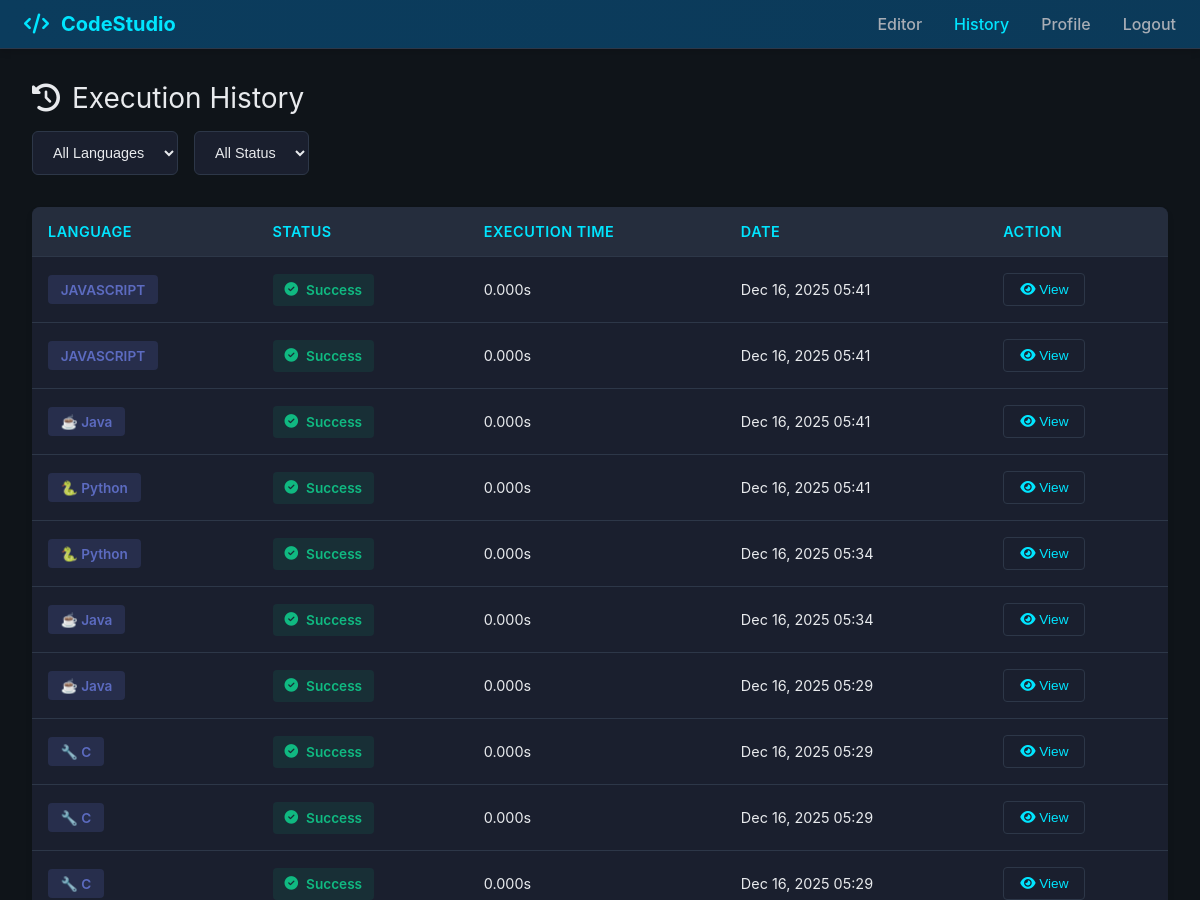
The app's page /editor/history/ (signed in, upper part), older data.
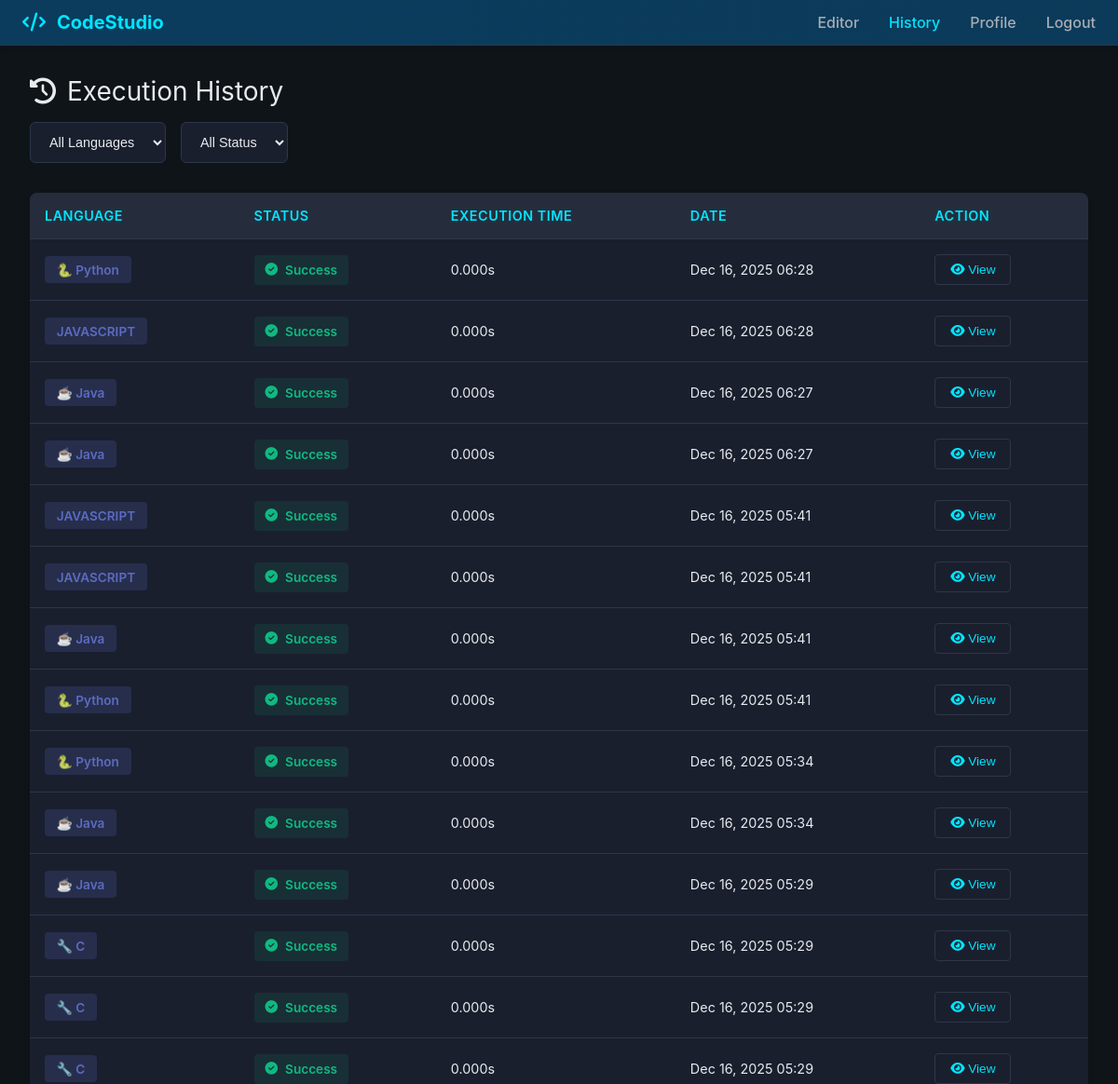
The same page, newer data.
### editor/models.py (models this page shows, shortened)
class ExecutionHistory(models.Model):
    STATUS_CHOICES = [
        ('success', 'Success'),
        ('error', 'Error'),
        ('timeout', 'Timeout'),
        ('memory_exceeded', 'Memory Exceeded'),
    ]
    user = models.ForeignKey(User, on_delete=models.CASCADE, related_name='executions')
    snippet = models.ForeignKey(CodeSnippet, on_delete=models.SET_NULL, null=True, blank=True)
    code = models.TextField()
    language = models.CharField(max_length=20)
    stdin = models.TextField(blank=True)
    stdout = models.TextField(blank=True)
    stderr = models.TextField(blank=True)
    returncode = models.IntegerField(null=True, blank=True)
    status = models.CharField(max_length=20, choices=STATUS_CHOICES)
    execution_time = models.FloatField(default=0)
    created_at = models.DateTimeField(auto_now_add=True)
    class Meta:
        ordering = ['-created_at']
        indexes = [
            models.Index(fields=['user', '-created_at']),
        ]

### editor/views.py (the view)
# urls.py: path('history/', views.execution_history, name='execution_history'),
@login_required
def execution_history(request):
    executions = ExecutionHistory.objects.filter(user=request.user)
    language = request.GET.get('language')
    if language:
        executions = executions.filter(language=language)
    context = {
        'executions': executions,
        'languages': [
            ('python', 'Python'),
            ('cpp', 'C++'),
            ('c', 'C'),
            ('java', 'Java'),
        ]
    }
    return render(request, 'editor/history.html', context)

### templates/editor/history.html (shortened to what this page needs)
<!DOCTYPE html>
<html lang="en">
<head>
    <link rel="stylesheet" href="https://cdnjs.cloudflare.com/ajax/libs/font-awesome/6.4.0/css/all.min.css">
</head>
<body>
    <div class="history-container">
        <header class="history-header">
            <div class="header-title">
                <i class="fas fa-code"></i> CodeStudio
            </div>
            <nav class="header-nav">
                <a href="/editor/" class="nav-link">Editor</a>
                <a href="/editor/history/" class="nav-link active">History</a>
                <a href="/editor/profile/" class="nav-link">Profile</a>
                <a href="/accounts/logout/" class="nav-link">Logout</a>
            </nav>
        </header>
        <div class="history-content">
            <div class="history-title">
                <i class="fas fa-history"></i>
                Execution History
            </div>
            <div class="filter-section">
                <select class="filter-select" id="languageFilter">
                    <option value="">All Languages</option>
                </select>
                <select class="filter-select" id="statusFilter">
                    <option value="">All Status</option>
                </select>
            </div>
            {% if executions %}
                <table class="history-table">
                    <thead>
                        <tr>
                            <th>Language</th>
                            <th>Status</th>
                            <th>Execution Time</th>
                            <th>Date</th>
                            <th>Action</th>
                        </tr>
                    </thead>
                    <tbody>
                        {% for execution in executions %}
                            <tr>
                                <td>
                                    <span class="language-badge">
                                        {% if execution.language == 'python' %}
                                            🐍 Python
                                        {% elif execution.language == 'cpp' %}
                                            ⚙️ C++
                                        {% elif execution.language == 'c' %}
                                            🔧 C
                                        {% elif execution.language == 'java' %}
                                            ☕ Java
                                        {% else %}
                                            {{ execution.language|upper }}
                                        {% endif %}
                                    </span>
                                </td>
                                <td>
                                    {% if execution.status == 'success' %}
                                        <span class="status-badge status-success">
                                            <i class="fas fa-check-circle"></i>
                                            Success
                                        </span>
                                    {% elif execution.status == 'error' %}
                                        <span class="status-badge status-error">
                                            <i class="fas fa-exclamation-circle"></i>
                                            Error
                                        </span>
                                    {% elif execution.status == 'timeout' %}
                                        <span class="status-badge status-timeout">
                                            <i class="fas fa-hourglass-end"></i>
                                            Timeout
                                        </span>
                                    {% endif %}
                                </td>
                                <td>{{ execution.execution_time|floatformat:3 }}s</td>
                                <td>{{ execution.created_at|date:"M d, Y H:i" }}</td>
                                <td>
                                    <button class="action-btn" onclick="viewExecution({{ execution.id }}, '{{ execution.code|escapejs }}', '{{ execution.stdout|escapejs }}', '{{ execution.stderr|escapejs }}', '{{ execution.status }}')">
                                        <i class="fas fa-eye"></i> View
                                    </button>
                                </td>
                            </tr>
                        {% endfor %}
                    </tbody>
                </table>
            {% endif %}
        </div>
    </div>
</body>
</html>

### templates/editor/history.html (style rules this page uses)
* { margin: 0; padding: 0; box-sizing: border-box; }
body { font-family: -apple-system, BlinkMacSystemFont, 'Segoe UI', 'Roboto', sans-serif; background: #0F1419; color: #E8EAED; }
.history-container { display: flex; flex-direction: column; min-height: 100vh; }
.history-header { background: linear-gradient(90deg, #0B3C5D 0%, rgba(11, 60, 93, 0.95) 100%); border-bottom: 1px solid #2D3748; padding: 0.75rem 1.5rem; display: flex; justify-content: space-between; align-items: center; box-shadow: 0 4px 6px rgba(0, 0, 0, 0.1); }
.header-title { display: flex; align-items: center; gap: 0.75rem; font-size: 1.25rem; font-weight: 700; color: #00E5FF; }
.header-nav { display: flex; gap: 2rem; align-items: center; }
.nav-link { color: #A8ADB5; text-decoration: none; cursor: pointer; transition: color 0.3s; display: flex; align-items: center; gap: 0.5rem; font-weight: 500; }
.nav-link:hover, .nav-link.active { color: #00E5FF; }
.history-content { flex: 1; padding: 2rem; max-width: 1200px; margin: 0 auto; width: 100%; }
.history-title { font-size: 1.75rem; margin-bottom: 1rem; display: flex; align-items: center; gap: 0.75rem; }
.filter-section { display: flex; gap: 1rem; margin-bottom: 2rem; flex-wrap: wrap; }
.filter-select { padding: 0.75rem 1rem; background: #1A1F2E; border: 1px solid #2D3748; border-radius: 6px; color: #E8EAED; cursor: pointer; font-size: 0.9rem; }
.history-table { width: 100%; border-collapse: collapse; background: #1A1F2E; border-radius: 8px; overflow: hidden; box-shadow: 0 4px 6px rgba(0, 0, 0, 0.1); }
.history-table thead { background: #252D3D; border-bottom: 1px solid #2D3748; }
.history-table th { padding: 1rem; text-align: left; font-weight: 600; color: #00E5FF; font-size: 0.9rem; text-transform: uppercase; letter-spacing: 0.5px; }
.history-table td { padding: 1rem; border-bottom: 1px solid #2D3748; font-size: 0.9rem; }
.status-badge { display: inline-flex; align-items: center; gap: 0.5rem; padding: 0.5rem 0.75rem; border-radius: 4px; font-size: 0.85rem; font-weight: 600; }
.status-success { background: rgba(16, 185, 129, 0.1); color: #10B981; }
.language-badge { display: inline-block; padding: 0.4rem 0.8rem; background: rgba(92, 107, 192, 0.2); color: #5C6BC0; border-radius: 4px; font-size: 0.85rem; font-weight: 600; }
.action-btn { background: transparent; border: 1px solid #2D3748; color: #00E5FF; padding: 0.5rem 1rem; border-radius: 4px; cursor: pointer; font-size: 0.85rem; transition: all 0.3s; }

Row changes from the older to the newer data that the page shows:
added ExecutionHistory: language "🐍 Python", status "success" (drawn), execution_time "0.000", created_at "Dec 16, 2025 06:28"
added ExecutionHistory: language "JAVASCRIPT", status "success" (drawn), execution_time "0.000", created_at "Dec 16, 2025 06:28"
added ExecutionHistory: language "☕ Java", status "success" (drawn), execution_time "0.000", created_at "Dec 16, 2025 06:27"
added ExecutionHistory: language "☕ Java", status "success" (drawn), execution_time "0.000", created_at "Dec 16, 2025 06:27"
